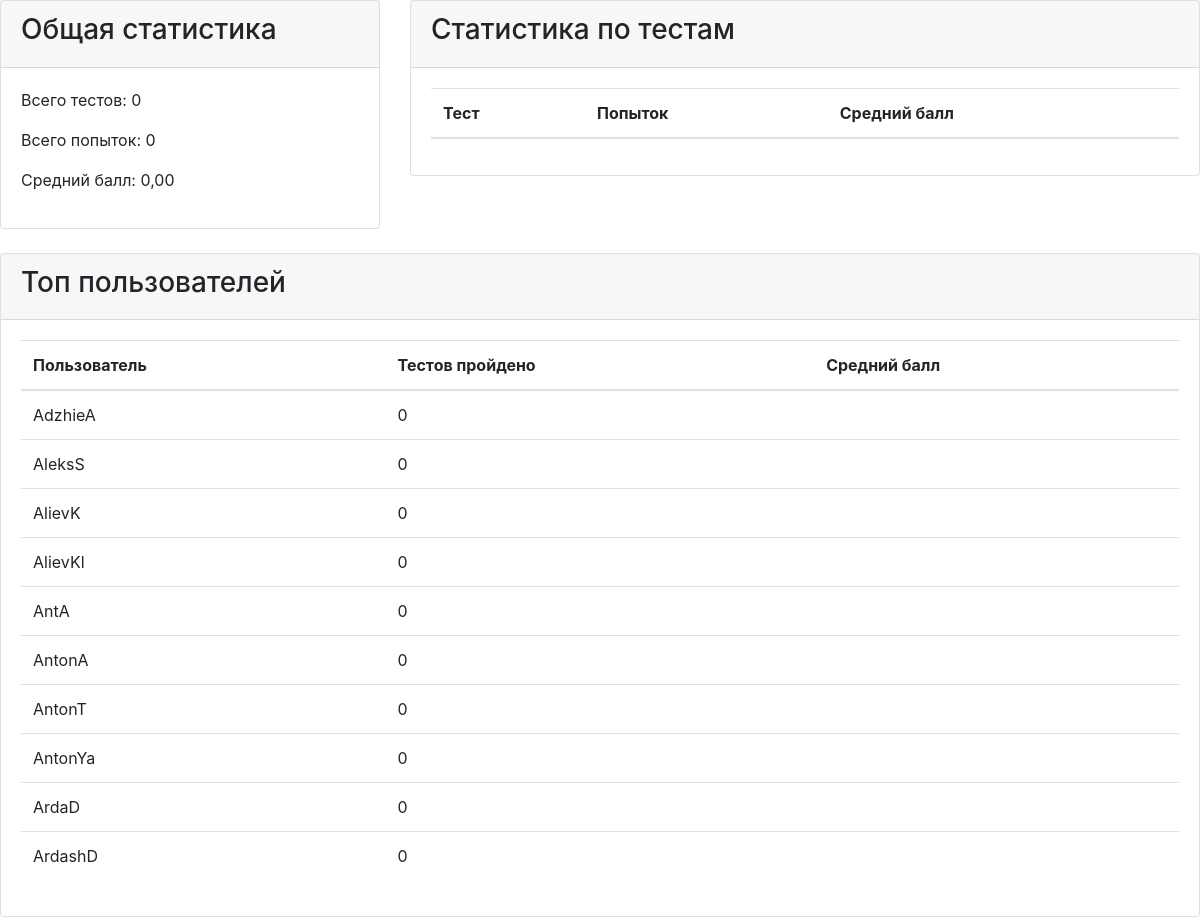
The app's page /tests/test-statistics/ (signed in), older data.
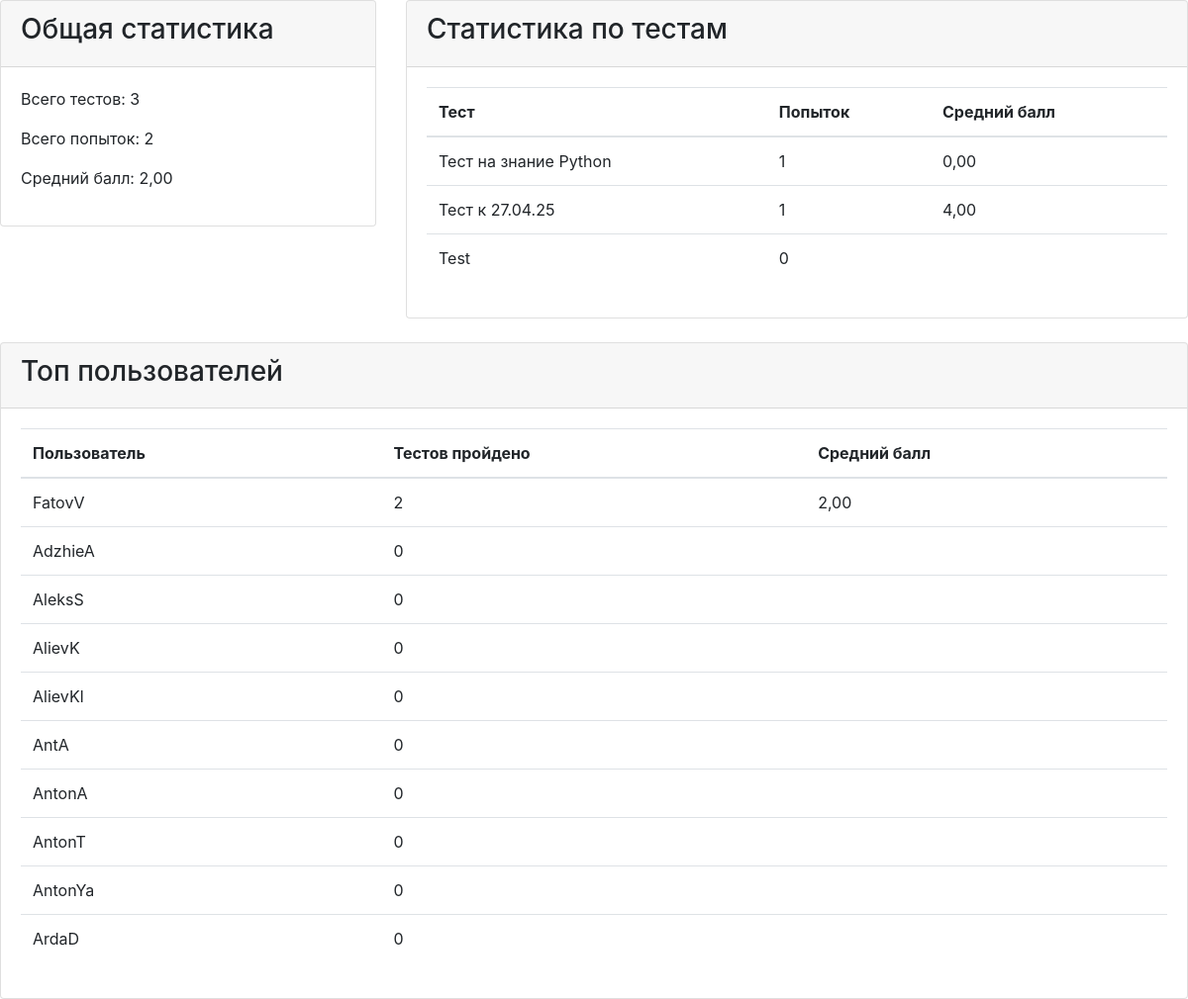
The same page, newer data.
### user_app/models.py (models this page shows)
class CustomUser(AbstractUser):
    open_password = models.CharField(max_length=255, verbose_name='Пароль')

### quiz/models.py (models this page shows, shortened)
class Test(models.Model):
    class TestType(models.TextChoices):
        EXAM = 'EX', 'Экзамен'
        QUIZ = 'QZ', 'Быстрый тест'
        PRACTISE = 'PR', 'Тренировка'
        SURVEY = 'SR', 'Опрос'
        PSYCHO = 'PS', 'Психологический тест'
    class VisibilityChoices(models.TextChoices):
        HIDDEN = 'hidden', 'Не показывать'
        ALL = 'all', 'Всем пользователям'
    title = models.CharField('Название', max_length=200)
    description = models.TextField('Описание', blank=True)
    test_type = models.CharField(
        'Тип теста',
        max_length=2,
        choices=TestType.choices,
        default=TestType.QUIZ
    )
    results_visibility = models.CharField(
        'Показ результатов',
        max_length=20,
        choices=VisibilityChoices.choices,
        default=VisibilityChoices.ALL
    )
    time_limit = models.PositiveIntegerField(
        'Лимит времени (в мин)',
        null=True,
        blank=True,
        help_text='Оставьте пустым, если без ограничений'
    )
    created_at = models.DateTimeField(auto_now_add=True, null=True)
    groups = models.ManyToManyField(
        'Group',
        through='TestGroupAccess',
        related_name='tests',
        verbose_name='Доступные группы',
        blank=True
    )
    author = models.ForeignKey(
        get_user_model(),
        on_delete=models.CASCADE,
        related_name='created_tests',
        verbose_name='Автор теста',
        blank=True,
        null=True
    )
    class Meta:
        verbose_name = "Тест"
        verbose_name_plural = "Тесты"

### quiz/views.py (the view)
# urls.py: path('test-statistics/', TestStatisticsView.as_view(), name='test-statistics'),
class TestStatisticsView(LoginRequiredMixin, TemplateView):
    template_name = 'quiz/statistics.html'
    def get_context_data(self, **kwargs):
        context = super().get_context_data(**kwargs)
        context['total_tests'] = Test.objects.count()
        context['total_attempts'] = UserTestResult.objects.count()
        context['avg_score'] = UserTestResult.objects.aggregate(
            avg=Avg('score')
        )['avg'] or 0
        context['test_stats'] = Test.objects.annotate(
            attempts=Count('user_results'),
            avg_score=Avg('user_results__score')
        ).order_by('-attempts')
        context['user_stats'] = User.objects.annotate(
            tests_completed=Count('test_results'),
            avg_score=Avg('test_results__score')
        ).order_by('-tests_completed')[:10]
        return context

### quiz/templates/quiz/statistics.html
{% extends 'quiz/base.html' %}
{% block content %}
<div class="row">
    <div class="col-md-4">
        <div class="card">
            <div class="card-header">
                <h3>Общая статистика</h3>
            </div>
            <div class="card-body">
                <p>Всего тестов: {{ total_tests }}</p>
                <p>Всего попыток: {{ total_attempts }}</p>
                <p>Средний балл: {{ avg_score|floatformat:2 }}</p>
            </div>
        </div>
    </div>
    <div class="col-md-8">
        <div class="card">
            <div class="card-header">
                <h3>Статистика по тестам</h3>
            </div>
            <div class="card-body">
                <table class="table">
                    <thead>
                        <tr>
                            <th>Тест</th>
                            <th>Попыток</th>
                            <th>Средний балл</th>
                        </tr>
                    </thead>
                    <tbody>
                        {% for test in test_stats %}
                        <tr>
                            <td>{{ test.title }}</td>
                            <td>{{ test.attempts }}</td>
                            <td>{{ test.avg_score|floatformat:2 }}</td>
                        </tr>
                        {% endfor %}
                    </tbody>
                </table>
            </div>
        </div>
    </div>
</div>
<div class="row mt-4">
    <div class="col-md-12">
        <div class="card">
            <div class="card-header">
                <h3>Топ пользователей</h3>
            </div>
            <div class="card-body">
                <table class="table">
                    <thead>
                        <tr>
                            <th>Пользователь</th>
                            <th>Тестов пройдено</th>
                            <th>Средний балл</th>
                        </tr>
                    </thead>
                    <tbody>
                        {% for user in user_stats %}
                        <tr>
                            <td>{{ user.username }}</td>
                            <td>{{ user.tests_completed }}</td>
                            <td>{{ user.avg_score|floatformat:2 }}</td>
                        </tr>
                        {% endfor %}
                    </tbody>
                </table>
            </div>
        </div>
    </div>
</div>
{% endblock %}

Row changes from the older to the newer data that the page shows:
no longer on this page (row unchanged): CustomUser: username "ArdashD", tests_completed "0"
added Test: title "Тест на знание Python", attempts "1", avg_score "0,00"
added Test: title "Тест к 27.04.25", attempts "1", avg_score "4,00"
added Test: title "Test", attempts "0"
now on this page (row edited): CustomUser: username "FatovV", tests_completed "2", avg_score "2,00"
Text that changed along with them:
{{ total_tests }}: "0" → "3"
{{ total_attempts }}: "0" → "2"
{{ avg_score|floatformat:2 }}: "0,00" → "2,00"
